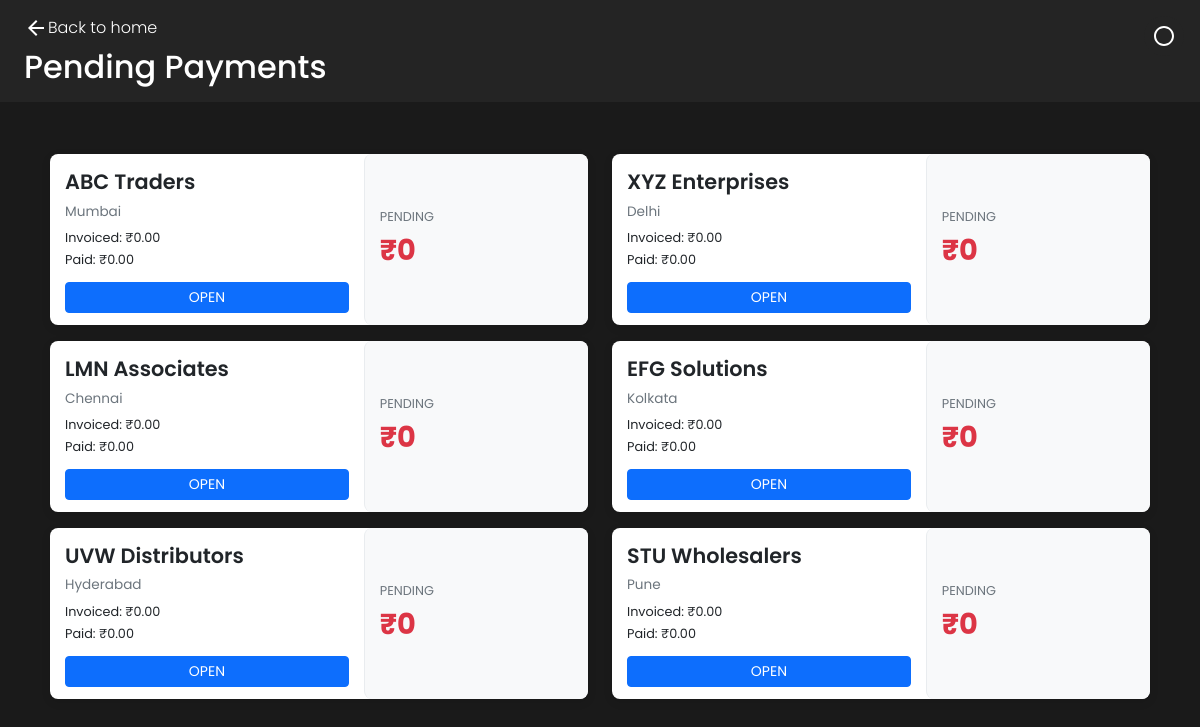
/payments/, run on an earlier commit of the app's database.
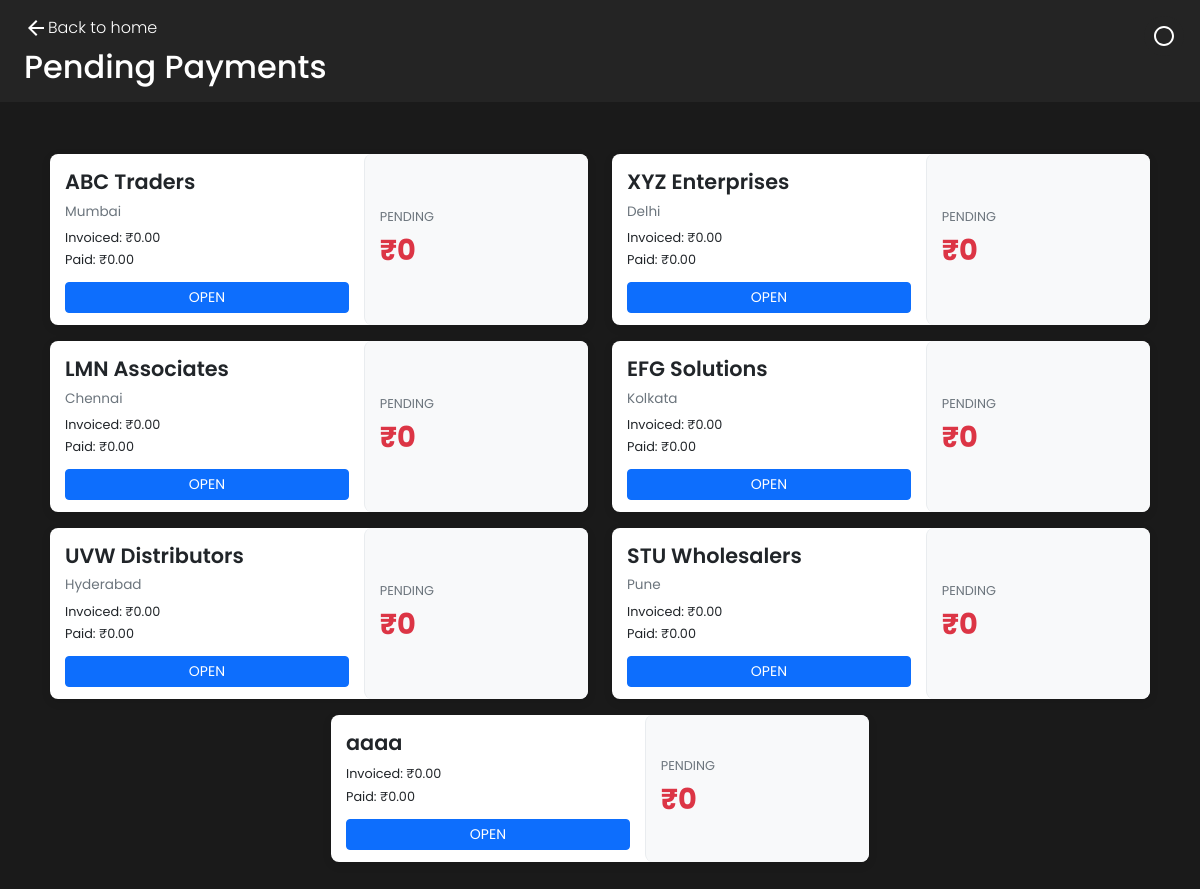
And on a later commit of the database.
### main/models.py (models this page shows, shortened)
class Party(models.Model):
    name        = models.CharField(max_length=50)
    location    = models.CharField(max_length=50,null=True,blank=True)
    phone       = models.CharField(max_length=10,null=True,blank=True)
    gst         = models.CharField(max_length=15,null=True,blank=True)

### main/views.py (the view)
# urls.py: path('payments/', payment_view, name='payment'),
def payment_view(request):
    parties = Party.objects.all()
    party_payments = []
    for party in parties:
        invoices = Invoice.objects.filter(party=party)
        total_invoiced = 0
        total_paid = 0
        for invoice in invoices:
            if invoice.total:
                total_invoiced += float(invoice.total)
            if invoice.paid:
                total_paid += float(invoice.paid)
        pending_amount = total_invoiced - total_paid
        party_payments.append({
            'party': party,
            'total_invoiced': total_invoiced,
            'total_paid': total_paid,
            'pending_amount': pending_amount
        })
    return render(request, "payment.html", {
        "parties": parties,
        "party_payments": party_payments
    })

### main/templates/payment.html (shortened to what this page needs)
<!DOCTYPE html>
<html lang="en">
<head>
    <link href="https://cdn.jsdelivr.net/npm/bootstrap@5.3.0-alpha1/dist/css/bootstrap.min.css" rel="stylesheet">
     {% load static %}
    <link rel="stylesheet" href="{% static 'css/payments.css' %}">
</head>
<body>
    <nav>
        <a href="{% url 'home' %}">
            <svg xmlns="http://www.w3.org/2000/svg" height="24px" viewBox="0 -960 960 960" width="24px" fill="#e8eaed">
                <path d="m313-440 224 224-57 56-320-320 320-320 57 56-224 224h487v80H313Z" />
            </svg>
            Back to home
        </a>
        <h2>Pending Payments</h2>
    </nav>
    <button id="themeToggle" aria-label="Toggle dark/light theme">
        <svg xmlns="http://www.w3.org/2000/svg" height="24px" viewBox="0 0 24 24" width="24px">
            <path d="M12 22c5.52 0 10-4.48 10-10S17.52 2 12 2 2 6.48 2 12s4.48 10 10 10zm0-18c4.42 0 8 3.58 8 8s-3.58 8-8 8-8-3.58-8-8 3.58-8 8-8z"/>
            <path d="M12 17v-10v10z" fill="currentColor"/>
        </svg>
    </button>
    <div class="container payment-container">
        {% if party_payments %}
            <div class="row">
                {% for payment in party_payments %}
                <div class="col-12 col-md-10 col-lg-6 mx-auto">
                    <div class="card payment-card">
                        <div class="row g-0">
                            <div class="col-7">
                                <div class="party-details">
                                    <div class="party-name">{{ payment.party.name }}</div>
                                    <div class="party-location">{{ payment.party.location }}</div>
                                    <div class="amount-item">Invoiced: ₹{{ payment.total_invoiced|floatformat:2 }}</div>
                                    <div class="amount-item">Paid: ₹{{ payment.total_paid|floatformat:2 }}</div>
                                    <a href="{% url 'payment_details' payment.party.id %}" class="btn btn-primary btn-sm make-payment">
                                        OPEN
                                    </a>
                                </div>
                            </div>
                            <div class="col-5">
                                <div class="amount-display">
                                    <div class="amount-title">PENDING</div>
                                    <div class="pending-amount">₹{{ payment.pending_amount|floatformat:0 }}</div>
                                </div>
                            </div>
                        </div>
                    </div>
                </div>
                {% endfor %}
            </div>
        {% else %}
            <div class="alert alert-info">
                No pending payments found.
            </div>
        {% endif %}
    </div>
</body>
</html>

What changed in the data, as far as the page shows it:
added Party: party.name "aaaa", total_invoiced "0.00", total_paid "0.00", pending_amount "0"
